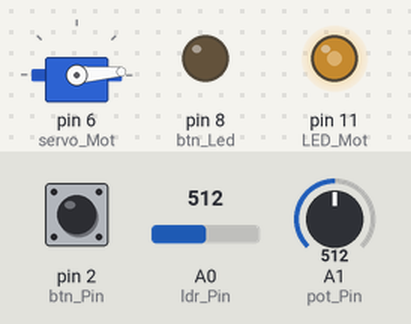
A sketch run on a simulated Arduino Uno, built with avr-gcc and run on an emulated ATmega328P. Parts: servo, output pins drawn as LEDs (lit = HIGH). The test bench sets the inputs (shaded band); at power-on: A0 (ldr_Pin) = 512, A1 (pot_Pin) = 512, pin 2 (btn_Pin) LOW.

Above: at 1.2 s.
1.3 s: A0 (ldr_Pin) set to 716
At 2.1 s:
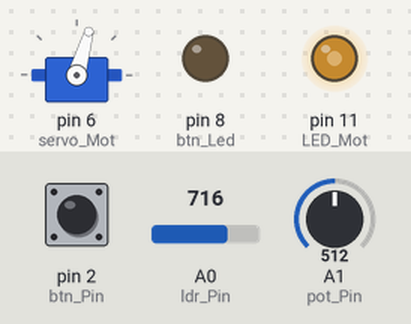
2.8 s: A1 (pot_Pin) set to 716
At 3.2 s:
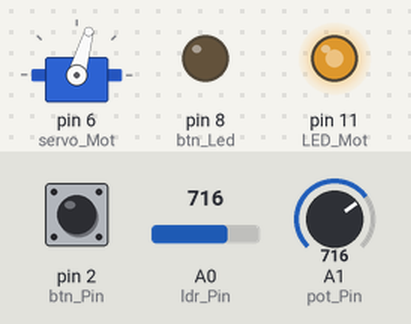
4.3 s: pin 2 (btn_Pin) pulled HIGH for 0.15 s
At 4.37 s:
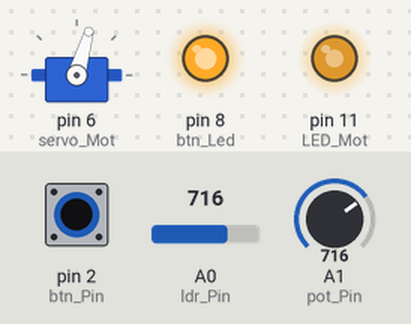
5.9 s: A0 (ldr_Pin) set to 900
At 6.8 s:
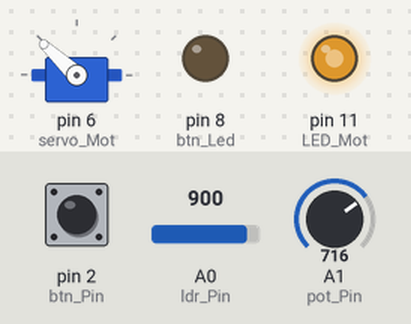
7.4 s: A1 (pot_Pin) set to 900
At 7.9 s:
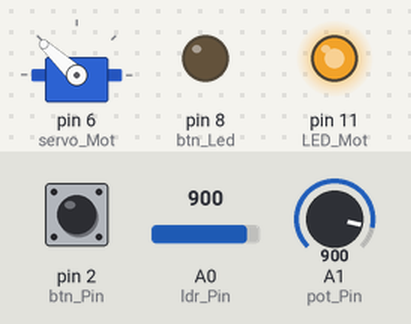
8.9 s: pin 2 (btn_Pin) pulled HIGH for 1 s
At 9.7 s:
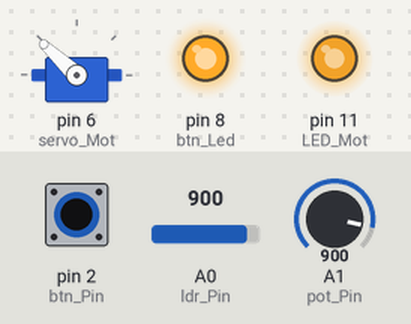
Timing chart, 0 to 11.9 s (numbered marks = the images above; inputs shaded):
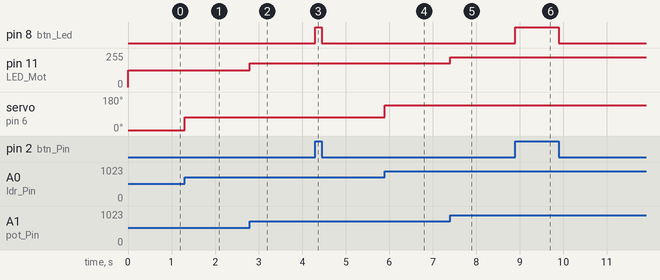

The sketch:

ArduinoBox_Code.ino
```cpp
  //////////////////\\\\\\\\\\\\\\\\\\
  //                                \\
  //  CMD Breda, Avans Hogeschool   \\
  //  Werkplaats instructies        \\
  //  Corne Ossenblok &             \\
  //  Scott van Haastrecht          \\
  //                                \\
  //  23-08-2019                    \\
  //                                \\
  //////////////////\\\\\\\\\\\\\\\\\\


/*=================== SETTINGS ===================*/
#include <Servo.h>

// INPUT - constants won't change. They're used here to set pin numbers:
const int btn_Pin = 2;      // Digital input pin for the pushbutton pin
const int ldr_Pin = A0;     // Analog input pin for the LDR sensor
const int pot_Pin = A1;     // Analog input pin for the potentiometer

// OUTPUT - constants won't change. They're used here to set pin numbers:
Servo servo_Mot;            // create servo object to control a servo
const int LED_Mot = 11;       // the number of the DC motor pin
const int btn_Led = 8;     // the number of the LED pin

// Variables will/can change
int buttonState = 0;        // variable for reading the pushbutton status
int ldrValue = 0;           // variable to store the value coming from the LDR sensor
int potValue = 0;           // variable to store the value coming from the Potmeter sensor
int servo_Pos = 0;          // variable to store the value converted from LRD -> Servo motor
int pwm_Value = 0;          // variable to store the value converted from Potmeter -> DC motor & LED


/*===================== SETUP =====================*/
void setup() {
  // put your setup code here, to run once:
  servo_Mot.attach(6);        // attaches the servo on pin 6 to the servo object
  pinMode(btn_Pin, INPUT);
  pinMode(LED_Mot, OUTPUT);
  pinMode(btn_Led, OUTPUT);
}


/*====================== LOOP ======================*/
void loop() {
  // read and store the value of the input devices (button, LDR & potentiometer)
  ldrValue = analogRead(ldr_Pin);
  potValue = analogRead(pot_Pin);
  buttonState = digitalRead(btn_Pin);

  // Button & LED
  // if button is pressed turn LED on, if not pressed, turn LED off
  if (buttonState == HIGH) {
    digitalWrite(btn_Led, HIGH);
  } else {
    digitalWrite(btn_Led, LOW);
  }

  // LDR & Servo
  // scale the analog input from the LDR (0-1023) to a usable range
  // for the PWM pin (digital output with wave symbol ~)
  // sets the servo position according to the scaled value
  servo_Pos = map (ldrValue, 500, 1023, 0, 180);
  servo_Mot.write(servo_Pos);

  // Potmeter & DC motor / LED
  // scale the analog input from the potentiometer (0-1023) to a
  // usable range for the PWM pin (digital output with wave symbol ~)
  // sets the dc motor speed and LED brightness according to the scaled value
  pwm_Value = map (potValue, 0, 1023, 0, 255);
  analogWrite(LED_Mot, pwm_Value);
}
```

Measured:
- after the input at 1.3 s, servo on pin 6 (servo_Mot): 4° → 74° at once
- after the input at 2.8 s, pin 11 (LED_Mot): 127/255 → 178/255 at once
- after the input at 4.3 s, pin 8 (btn_Led): LOW → HIGH at once, → LOW 0.15 s later
- after the input at 5.9 s, servo on pin 6 (servo_Mot): 74° → 137° at once
- after the input at 7.4 s, pin 11 (LED_Mot): 178/255 → 224/255 at once
- after the input at 8.9 s, pin 8 (btn_Led): LOW → HIGH at once, → LOW 1.0 s later
